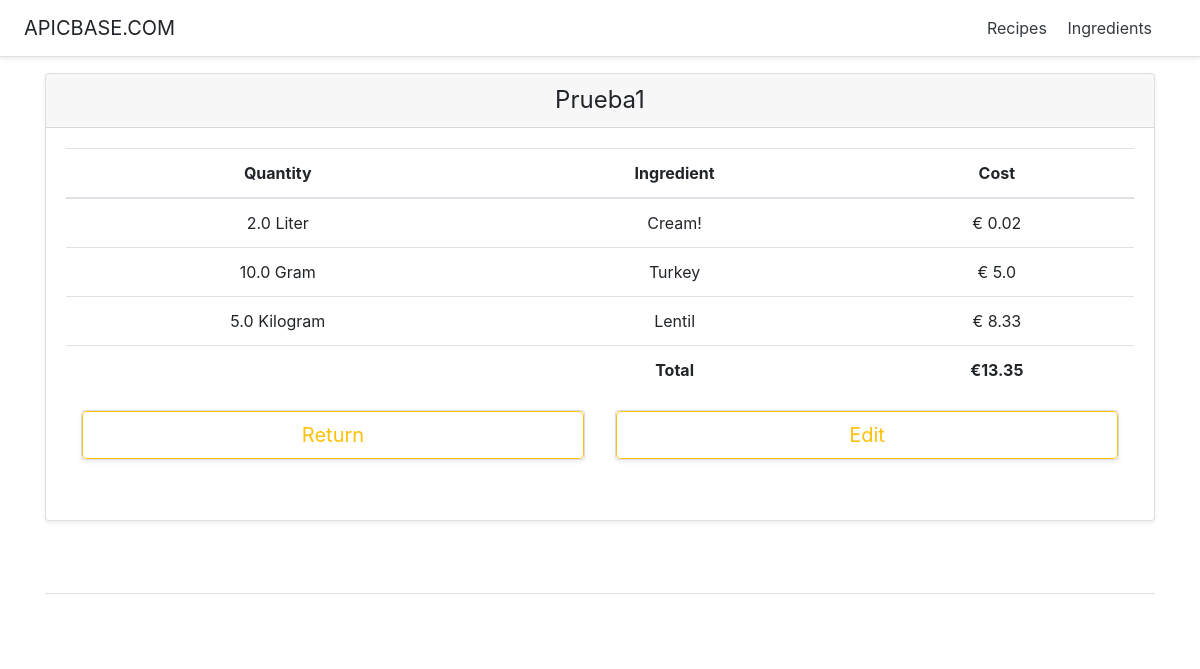
The app's page /recipeManager/5/ with its own data.
### recipeManager/models.py (models this page shows, shortened)
class Recipe(models.Model):
    id = models.AutoField(primary_key=True)
    name = models.CharField(max_length=200)
    description = models.CharField(max_length=200)
    ingredients = models.ManyToManyField(Ingredient, through='Recipe_Ingredients')

class Ingredient(models.Model):
    id = models.AutoField(primary_key=True)
    name = models.CharField(max_length=200)
    cost = models.FloatField()
    amount = models.FloatField()
    GRAMS='g.'
    KILOGRAMS='Kg.'
    CENTILITERS='cl.'
    LITERS='l.'
    UNIT_CHOICES = (
        (GRAMS, 'Gram'),
        (KILOGRAMS, 'Kilogram'),
        (CENTILITERS, 'Centiliter'),
        (LITERS, 'Liter')
    )
    unit = models.CharField(
        max_length=2,
        choices=UNIT_CHOICES,
        default=GRAMS,
    )

class Recipe_Ingredients(models.Model):
    recipe = models.ForeignKey(Recipe, on_delete=models.CASCADE)
    ingredient = models.ForeignKey(Ingredient, on_delete=models.CASCADE)
    quantity = models.FloatField()

### recipeManager/views.py (the view)
# urls.py: path('<int:recipe_id>/', views.RecipeDetailView, name='recipeDetail'),
def RecipeDetailView(request, recipe_id):
    recipe = get_object_or_404(Recipe, pk=recipe_id)
    ingredientsCosts, totalCost = calculateCosts(recipe)
    context = {
        'recipe' : recipe,
        'ingredientsCosts' : ingredientsCosts,
        'totalCost' : totalCost}
    return render(request, "recipeManager/recipeDetail.html", context)

### recipeManager/views.py (called while the page is built)
def calculateCosts(recipe):
    ingredients = Ingredient.objects.filter(recipe__id=recipe.id)
    totalCost = 0
    ingredientsCosts = []
    for ingredient in ingredients:
        quant = Recipe_Ingredients.objects.get(recipe__id = recipe.id, ingredient__id = ingredient.id).quantity
        costPerQuantity = round((ingredient.cost / ingredient.amount) * quant, 2)
        totalCost += costPerQuantity
        ingredientsCosts.append((ingredient, quant, costPerQuantity))
    return ingredientsCosts, round(totalCost, 2)

### recipeManager/templates/recipeManager/recipeDetail.html (shortened to what this page needs)
<!DOCTYPE html>
<html lang="en">
   <head>
      {% load static %}
      <link href="{%static 'recipeManager/pricing.css'%}" rel="stylesheet">
      {% load static %}
      <link href="{%static 'recipeManager/bootstrap.min.css'%}" rel="stylesheet">
   </head>
   <body>
      <div class="d-flex flex-column flex-md-row align-items-center p-3 px-md-4 mb-3 bg-white border-bottom shadow-sm">
         <h5 class="my-0 mr-md-auto font-weight-normal">APICBASE.COM</h5>
         <nav class="my-2 my-md-0 mr-md-3">
            <a class="p-2 text-dark" href="{% url 'recipeManager:index' %}">Recipes</a>
            <a class="p-2 text-dark" href="{% url 'recipeManager:ingredients' %}">Ingredients</a>
         </nav>
      </div>
      <div class="container">
         <div class="card-deck mb-3 text-center">
            <div class="card mb-4 shadow-sm">
               <div class="card-header">
                  <h4 class="my-0 font-weight-normal">{{ recipe.name }}</h4>
               </div>
               <div class="card-body">
                  <table class="table table-hover">
                     <thead>
                        <tr>
                           <th scope="col">Quantity</th>
                           <th scope="col">Ingredient</th>
                           <th scope="col">Cost</th>
                        </tr>
                     </thead>
                     <tbody>
                        {% for ingredient, quantity, cost in ingredientsCosts %}
                        <tr>
                           <td>{{ quantity }} {{ ingredient.get_unit_display }}</td>
                           <td>{{ ingredient.name }}</td>
                           <td>€ {{ cost }}</td>
                        </tr>
                        {% endfor %}
                        <tr>
                           <td></td>
                           <td scope="row"><b>Total</b></td>
                           <td><b> €{{ totalCost }}</b></td>
                        </tr>
                     </tbody>
                  </table>
                  <div class="container">
                     <div class="card-deck mb-3 text-center">
                        <div id="returnButtonSection" class="card mb-4 shadow-sm">
                           <a href="{% url 'recipeManager:index' %}" style="text-decoration:none;">
                           <button type="button" class="btn btn-lg btn-block btn-outline-warning">Return</button>
                           </a>
                        </div>
                        <div id="editButtonSection" class="card mb-4 shadow-sm">
                          <a href="{% url 'recipeManager:editRecipe' recipe.id %}" style="text-decoration:none;">
                            <button id="editButton" type="button" class="btn btn-lg btn-block btn-outline-warning">Edit</button>
                          </a>
                        </div>
                     </div>
                  </div>
               </div>
            </div>
         </div>
         <footer class="pt-4 my-md-5 pt-md-5 border-top"></footer>
      </div>
   </body>
</html>

### recipeManager/static/recipeManager/pricing.css (style rules this page uses)
html { font-size: 14px; }
@media (min-width: 768px) { html { font-size: 16px; } }
.container { max-width: 960px; }
.card-deck .card { min-width: 220px; }

### records on screen
Recipe: name "Prueba1"
Ingredient: quantity "2.0", unit "Liter", name "Cream!", cost "0.02"
Ingredient: quantity "10.0", unit "Gram", name "Turkey", cost "5.0"
Ingredient: quantity "5.0", unit "Kilogram", name "Lentil", cost "8.33"

### other values on screen
{{ totalCost }} "13.35"
